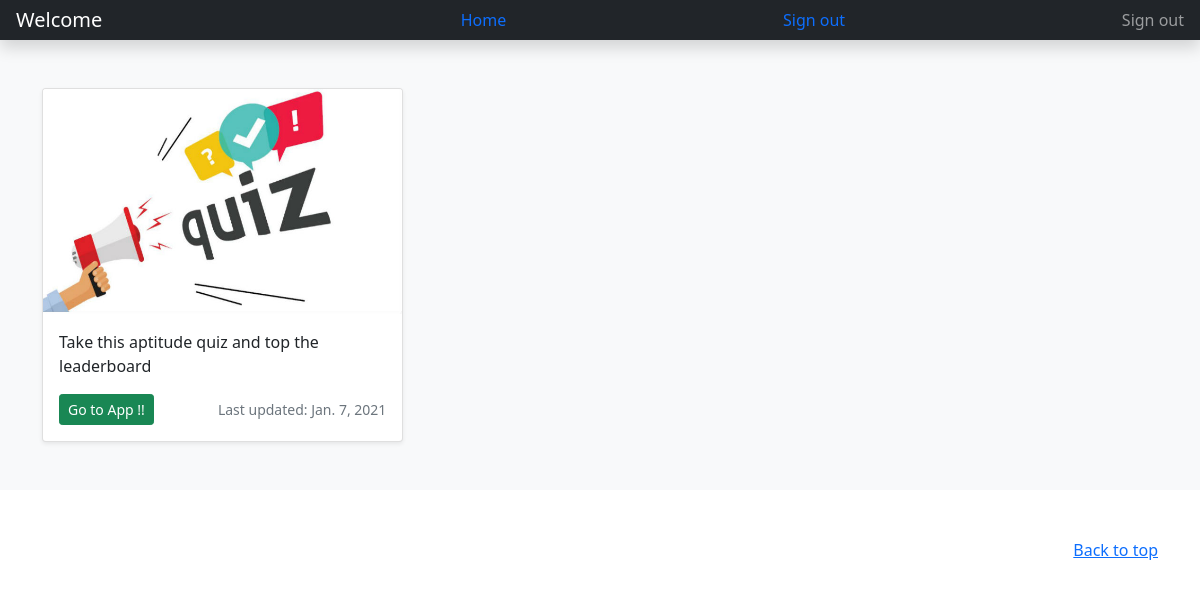
Before: /home/ with the older database file.
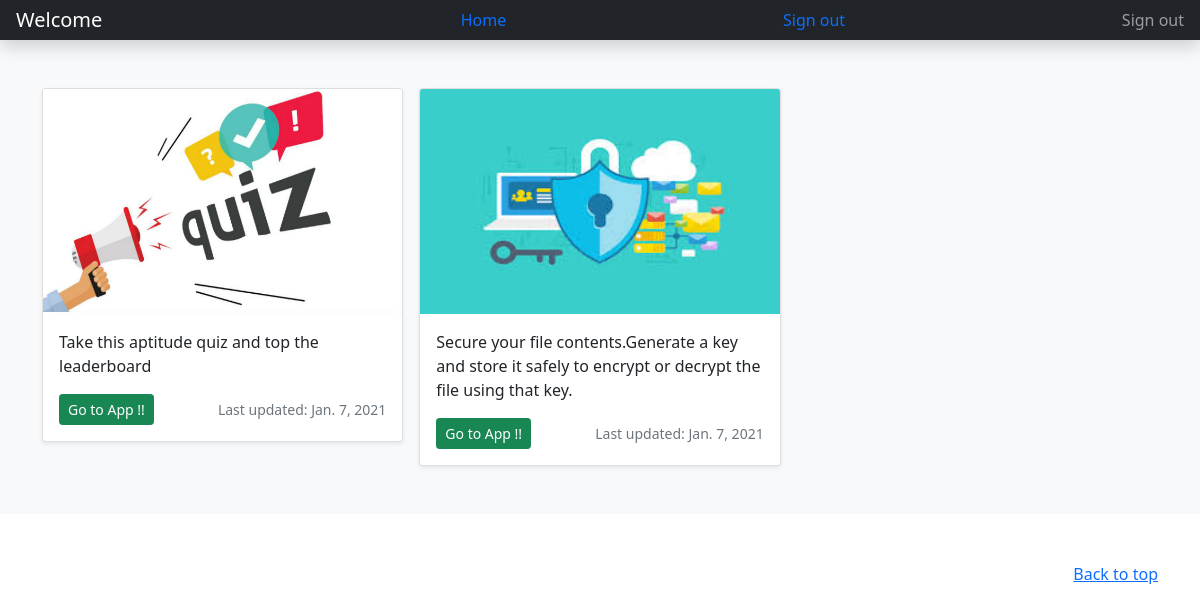
After: the same page with the newer database file.
### home/models.py (models this page shows, shortened)
class Apps(models.Model):
    app_name = models.CharField(max_length=30)
    description = models.CharField(max_length=500)
    last_updated = models.DateField()
    image_name = models.CharField(max_length=30,blank=True)

### home/views.py (the view)
# urls.py: path('', views.Applist,name="Applist"),
def Applist(request):
    apps = Apps.objects.all()
    return render(request,'home.html',{'apps' : apps})

### home/templates/home.html
{% extends 'base.html' %}
{% load static %}
{% block content %}
<div class="album py-5 bg-light">
    <div class="container">
        <div class="row row-cols-1 row-cols-sm-2 row-cols-md-3 g-3">
        {% for app in apps %}
        <div class="col">
          <div class="card shadow-sm">
            <img class="card-img-top" src="{% static app.image_name %}" width="100%" height="225"></img>
            <div class="card-body">
              <p class="card-text">{{ app.description }}</p>
              <div class="d-flex justify-content-between align-items-center">
                <div class="btn-group">
                  <a href="{% url app.app_name %}"><button type="button" class="btn btn-sm btn-success">Go to App !!</button></a>
                </div>
                <small class="text-muted">Last updated: {{ app.last_updated}}</small>
              </div>
            </div>
          </div>
        </div>
        {% endfor %}
        </div>
    </div>
  </div>
  {% endblock %}

Changed rows visible on the page:
added Apps: image_name (picture), description "Secure your file contents.Generate a key and store it safely to encrypt or decrypt the file using that key.", last_updated "Jan. 7, 2021"
